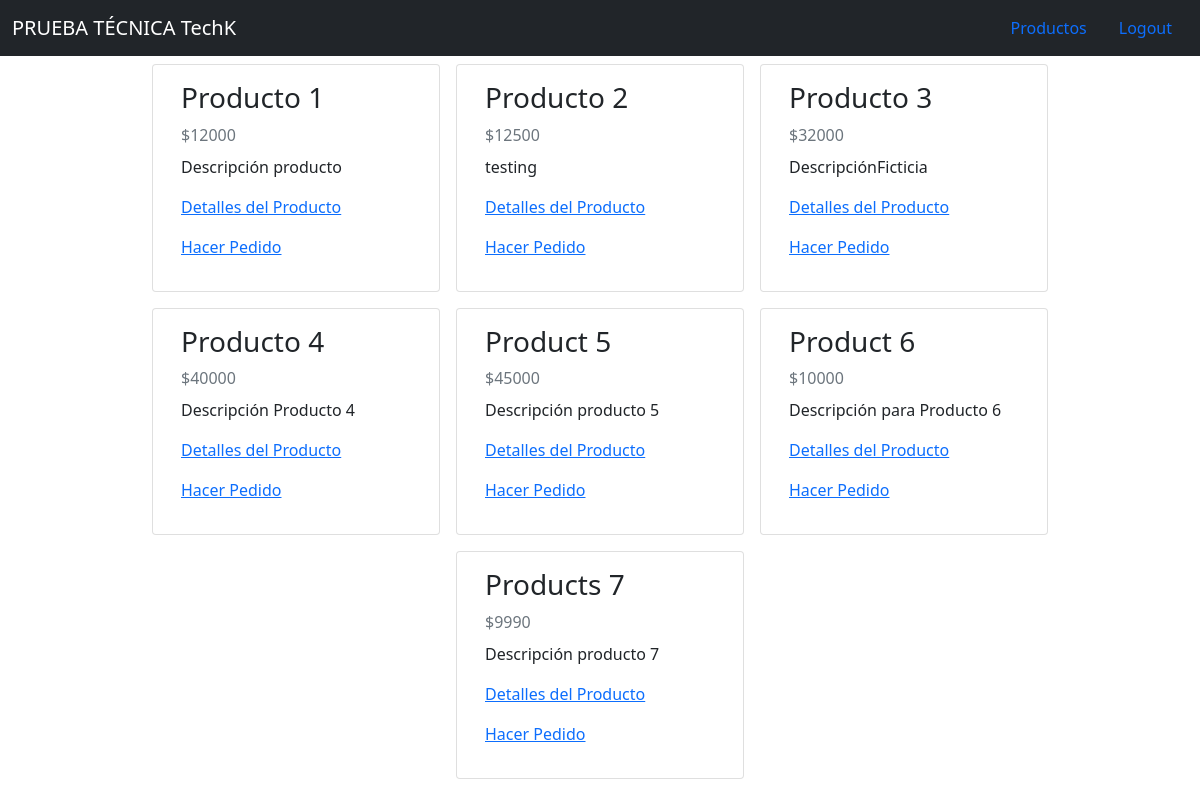
The page / (signed in) on the database its author committed.
### products/models.py (models this page shows, shortened)
class Product(models.Model):
    title = models.CharField(max_length=120)
    description = models.TextField(blank=True, null=True)
    price = models.IntegerField(null=True)
    def get_absolute_url(self):
        return f"/products/{self.id}/"

### products/views.py (the view)
# urls.py: path('', products_list_view, name='home-products'),
@login_required
def products_list_view(request):
    products_list = Product.objects.all() #lista de objetos
    user = request.user.id
    context= {
        'products_list': products_list,
        'userid': user
    }
    return render(request, "products/products_list.html", context)

### products/templates/products/products_list.html
{% extends "base.html" %}
{%block content%}
<div class="container">
<div class="row row-cols-auto justify-content-md-center">
{% for instance in products_list%}
<div class="card col m-2" style="width: 18rem;">
    <div class="card-body">
        <h3>{{instance.title}}</h3>
        <p class="mb-2 text-muted">${{instance.price}}</p>
        <p>{{instance.description}}</p>
        <p><a href='{{ instance.get_absolute_url }}'>Detalles del Producto</a></p>
        <p><a href="{% url 'create_order' userid instance.id %}">Hacer Pedido</a></p>
    </div>
</div>
{%endfor%}
</div>
</div>
{%endblock%}

### rows shown on the page
Product: title "Producto 1", price "12000", description "Descripción producto"
Product: title "Producto 2", price "12500", description "testing"
Product: title "Producto 3", price "32000", description "DescripciónFicticia"
Product: title "Producto 4", price "40000", description "Descripción Producto 4"
Product: title "Product 5", price "45000", description "Descripción producto 5"
Product: title "Product 6", price "10000", description "Descripción para Producto 6"
Product: title "Products 7", price "9990", description "Descripción producto 7"
